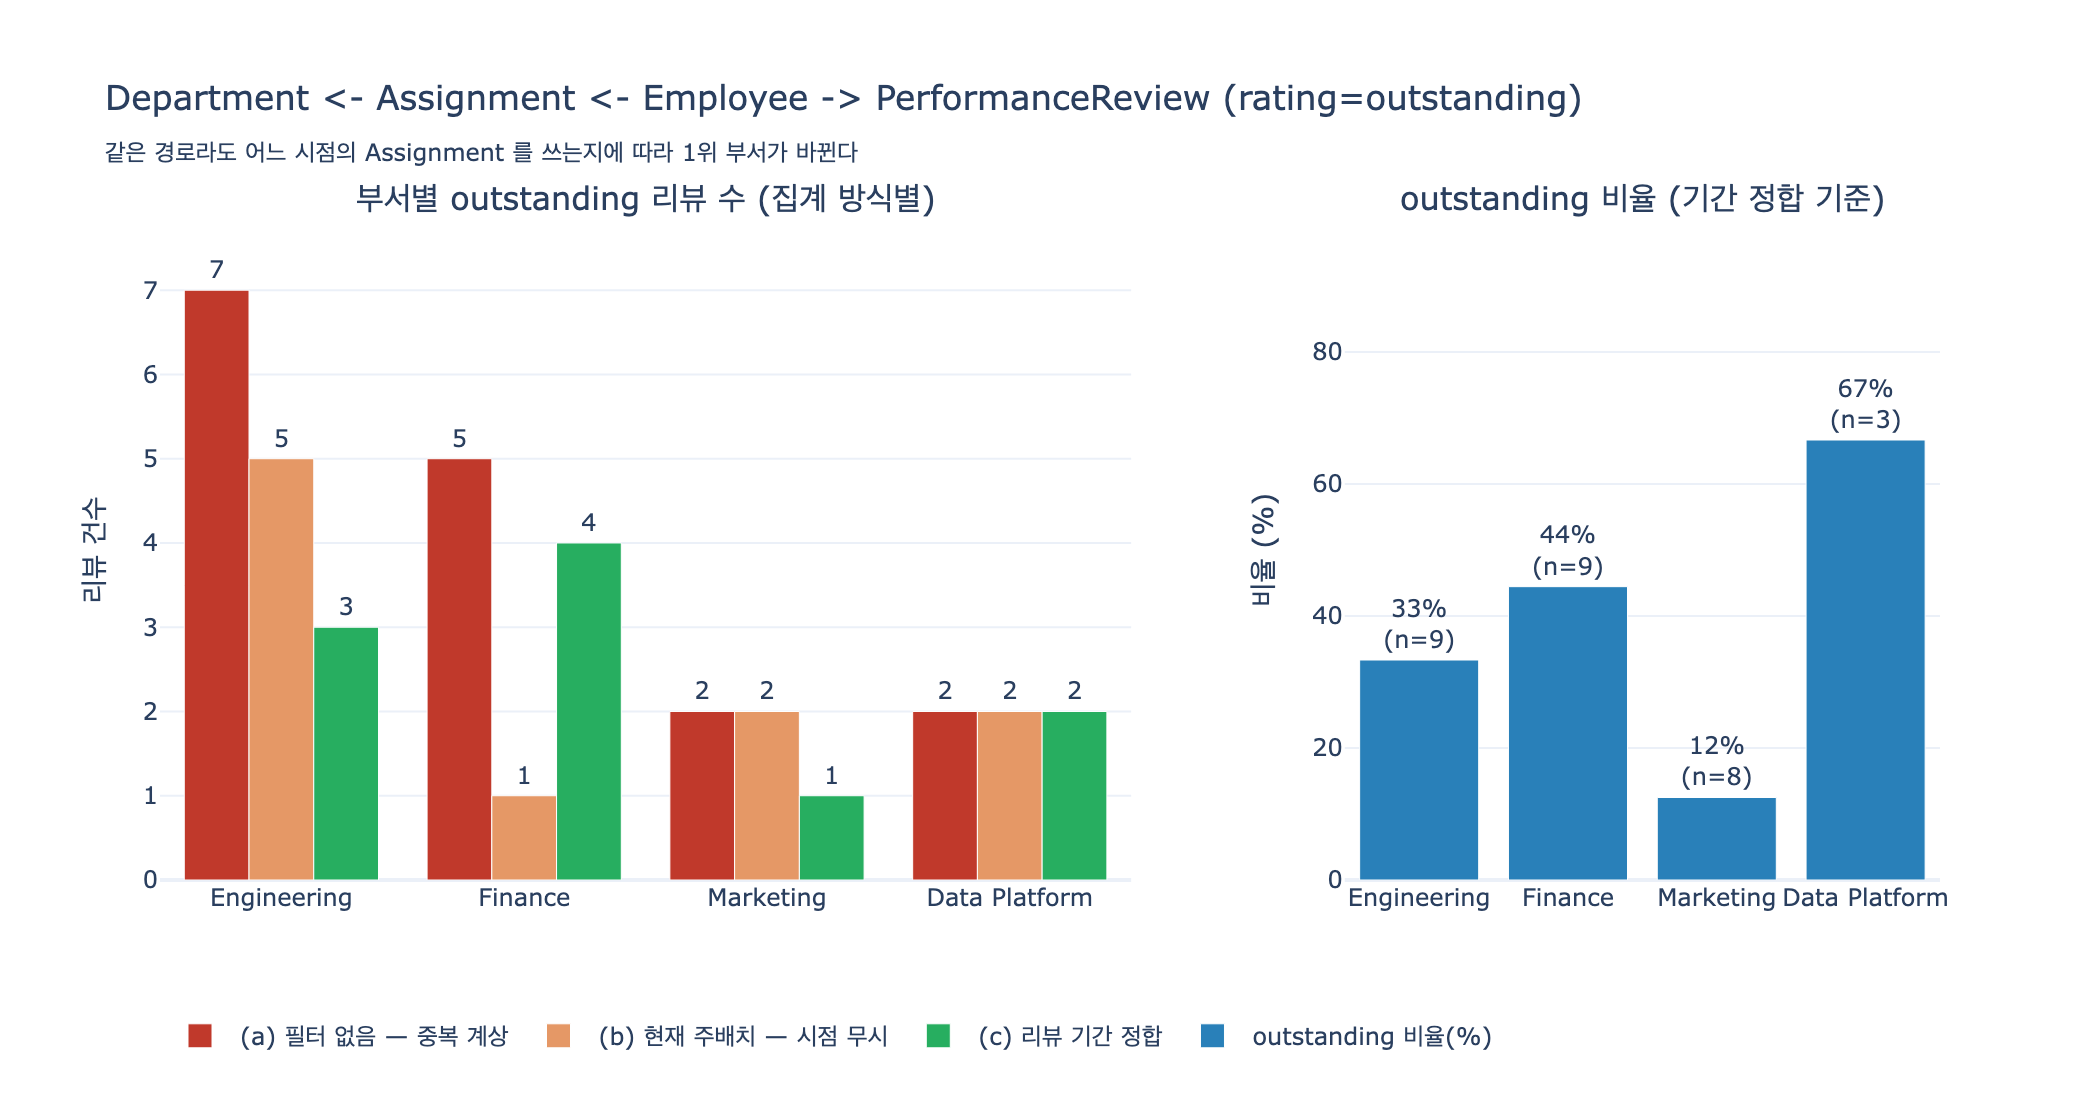

Write Python code to recreate this figure.
# %% [markdown]
# # `Department <- Assignment <- Employee -> PerformanceReview` 를 직접 걸어보기
#
# 필요 패키지: plotly, kaleido (마지막 시각화 셀에서만 사용)
#
# 질문: **"Which teams have many outstanding reviews?"**
#
# 아티클이 제시한 경로:
#
# ```
# Department <- Assignment <- Employee -> PerformanceReview   (rating=outstanding)
# ```
#
# 이 노트북은
#
# 1. 표준 라이브러리만으로 작은 HR 그래프를 만들고 (이동·겸직·진행중 배치 포함),
# 2. 인접 딕셔너리로 위 경로를 **그대로** 순회하고,
# 3. 시점 정합을 무시한 집계와 리뷰 시점 배치 기준 집계를 나란히 비교하고,
# 4. 부서 규모로 정규화한 outstanding 비율까지 계산한다.
#
# 날짜는 전부 하드코딩이라 몇 번 돌려도 같은 결과가 나온다.

# %%
# 필요 패키지: plotly, kaleido
from __future__ import annotations   # Python 3.9 에서도 date | None 표기를 쓰기 위해

import os
from collections import defaultdict
from dataclasses import dataclass
from datetime import date
from enum import Enum

import plotly.graph_objects as go
from plotly.subplots import make_subplots


def _show(fig):
    try:
        from IPython import get_ipython
        if get_ipython() is not None:
            fig.show()
    except ImportError:
        pass


# 오늘 날짜를 재현 가능하게 고정한다 (date.today() 를 쓰지 않는다)
AS_OF = date(2025, 9, 1)
print("as-of:", AS_OF)
# 출력: as-of: 2025-09-01

# %% [markdown]
# ## 1. 엔티티 정의 — 아티클의 5개 엔티티
#
# | 엔티티 | 식별자 | 이 노트북에서 쓰는 속성 |
# |---|---|---|
# | Employee | `employeeId` | `name`, `hireDate`, `jobLevel` |
# | Department | `departmentId` | `name` |
# | Position | `positionId` | `title`, `level` |
# | Assignment | `assignmentId` | `employeeId`, `departmentId`, `positionId`, `startDate`, `endDate`, `isPrimary` |
# | PerformanceReview | `reviewId` | `employeeId`, `reviewPeriod`, `rating`, `reviewDate` |
#
# Assignment 는 junction entity 라서 **외래 참조 3개 + 자기 속성**을 함께 들고 있다.
# PerformanceReview 는 Employee 만 참조한다 — **부서를 직접 모른다.** 이 사실이 경로 길이의 원인이다.

# %%
class Rating(str, Enum):
    OUTSTANDING = "outstanding"
    EXCEEDS = "exceeds"
    MEETS = "meets"
    NEEDS_IMPROVEMENT = "needs_improvement"


class JobLevel(str, Enum):
    JUNIOR = "junior"
    MID = "mid"
    SENIOR = "senior"


@dataclass(frozen=True)
class Department:
    departmentId: str
    name: str


@dataclass(frozen=True)
class Position:
    positionId: str
    title: str
    level: JobLevel


@dataclass(frozen=True)
class Employee:
    employeeId: str
    name: str
    hireDate: date
    jobLevel: JobLevel


@dataclass(frozen=True)
class Assignment:
    assignmentId: str
    employeeId: str
    departmentId: str
    positionId: str
    startDate: date
    endDate: date | None          # None = 진행중
    isPrimary: bool


@dataclass(frozen=True)
class PerformanceReview:
    reviewId: str
    employeeId: str
    reviewPeriod: str
    rating: Rating
    reviewDate: date


print("entities defined")
# 출력: entities defined

# %% [markdown]
# ## 2. 데이터 — 함정을 일부러 심어 둔다
#
# * **E005 정민재**: 2024년 내내 Finance, 2025-01-01 에 Engineering 으로 **이동**
# * **E006 강수아**: 2024-07-01 에 Finance → Marketing 으로 **이동**
# * **E007 윤채원**: Data Platform 주배치 + Engineering **겸직**(`isPrimary=False`)
# * 진행중 배치는 `endDate=None`

# %%
DEPARTMENTS = [
    Department("D-ENG", "Engineering"),
    Department("D-FIN", "Finance"),
    Department("D-MKT", "Marketing"),
    Department("D-DATA", "Data Platform"),
]

POSITIONS = [
    Position("P-SWE2", "Software Engineer II", JobLevel.MID),
    Position("P-SWE3", "Senior Software Engineer", JobLevel.SENIOR),
    Position("P-FA", "Financial Analyst", JobLevel.MID),
    Position("P-FM", "Finance Manager", JobLevel.SENIOR),
    Position("P-MKTS", "Marketing Specialist", JobLevel.JUNIOR),
    Position("P-DE", "Data Engineer", JobLevel.SENIOR),
]

EMPLOYEES = [
    Employee("E001", "김서준", date(2019, 3, 4), JobLevel.SENIOR),
    Employee("E002", "이하은", date(2020, 7, 1), JobLevel.MID),
    Employee("E003", "박도윤", date(2018, 1, 15), JobLevel.SENIOR),
    Employee("E004", "최지우", date(2022, 9, 1), JobLevel.JUNIOR),
    Employee("E005", "정민재", date(2019, 11, 11), JobLevel.SENIOR),
    Employee("E006", "강수아", date(2021, 4, 19), JobLevel.MID),
    Employee("E007", "윤채원", date(2020, 2, 3), JobLevel.SENIOR),
    Employee("E008", "임지호", date(2023, 6, 1), JobLevel.MID),
    Employee("E009", "한소율", date(2024, 2, 19), JobLevel.JUNIOR),
    Employee("E010", "오지훈", date(2022, 1, 10), JobLevel.MID),
]

ASSIGNMENTS = [
    Assignment("A01", "E001", "D-ENG", "P-SWE3", date(2019, 3, 4), None, True),
    Assignment("A02", "E002", "D-ENG", "P-SWE2", date(2020, 7, 1), None, True),
    Assignment("A03", "E003", "D-FIN", "P-FM", date(2018, 1, 15), None, True),
    Assignment("A04", "E004", "D-MKT", "P-MKTS", date(2022, 9, 1), None, True),
    # E005: Finance -> Engineering 이동
    Assignment("A05", "E005", "D-FIN", "P-FA", date(2019, 11, 11), date(2024, 12, 31), True),
    Assignment("A06", "E005", "D-ENG", "P-SWE3", date(2025, 1, 1), None, True),
    # E006: Finance -> Marketing 이동
    Assignment("A07", "E006", "D-FIN", "P-FA", date(2021, 4, 19), date(2024, 6, 30), True),
    Assignment("A08", "E006", "D-MKT", "P-MKTS", date(2024, 7, 1), None, True),
    # E007: Data Platform 주배치 + Engineering 겸직
    Assignment("A09", "E007", "D-DATA", "P-DE", date(2020, 2, 3), None, True),
    Assignment("A10", "E007", "D-ENG", "P-SWE3", date(2024, 7, 1), None, False),
    Assignment("A11", "E008", "D-MKT", "P-MKTS", date(2023, 6, 1), None, True),
    Assignment("A12", "E009", "D-ENG", "P-SWE2", date(2024, 2, 19), None, True),
    Assignment("A13", "E010", "D-FIN", "P-FA", date(2022, 1, 10), None, True),
]

# reviewPeriod 문자열 -> 실제 평가 대상 구간 (경계 포함)
PERIOD_WINDOW = {
    "2024-H1": (date(2024, 1, 1), date(2024, 6, 30)),
    "2024-H2": (date(2024, 7, 1), date(2024, 12, 31)),
    "2025-H1": (date(2025, 1, 1), date(2025, 6, 30)),
}
# 리뷰 문서가 실제로 작성/확정된 날 — 평가 구간보다 늘 뒤에 있다
PERIOD_REVIEW_DATE = {
    "2024-H1": date(2024, 7, 15),
    "2024-H2": date(2025, 1, 20),
    "2025-H1": date(2025, 7, 14),
}

_raw_reviews = [
    ("E001", "2024-H1", Rating.EXCEEDS),
    ("E001", "2024-H2", Rating.OUTSTANDING),
    ("E001", "2025-H1", Rating.OUTSTANDING),
    ("E002", "2024-H1", Rating.MEETS),
    ("E002", "2024-H2", Rating.MEETS),
    ("E002", "2025-H1", Rating.EXCEEDS),
    ("E003", "2024-H1", Rating.OUTSTANDING),
    ("E003", "2024-H2", Rating.EXCEEDS),
    ("E003", "2025-H1", Rating.MEETS),
    ("E004", "2024-H1", Rating.MEETS),
    ("E004", "2024-H2", Rating.NEEDS_IMPROVEMENT),
    ("E004", "2025-H1", Rating.MEETS),
    ("E005", "2024-H1", Rating.OUTSTANDING),
    ("E005", "2024-H2", Rating.OUTSTANDING),
    ("E005", "2025-H1", Rating.EXCEEDS),
    ("E006", "2024-H1", Rating.OUTSTANDING),
    ("E006", "2024-H2", Rating.MEETS),
    ("E006", "2025-H1", Rating.OUTSTANDING),
    ("E007", "2024-H1", Rating.EXCEEDS),
    ("E007", "2024-H2", Rating.OUTSTANDING),
    ("E007", "2025-H1", Rating.OUTSTANDING),
    ("E008", "2024-H1", Rating.MEETS),
    ("E008", "2024-H2", Rating.EXCEEDS),
    ("E008", "2025-H1", Rating.MEETS),
    ("E009", "2024-H2", Rating.MEETS),          # 2024-02 입사 -> 2024-H1 리뷰 없음
    ("E009", "2025-H1", Rating.OUTSTANDING),
    ("E010", "2024-H1", Rating.MEETS),
    ("E010", "2024-H2", Rating.MEETS),
    ("E010", "2025-H1", Rating.EXCEEDS),
]
REVIEWS = [
    PerformanceReview(f"R{i:03d}", emp, period, rating, PERIOD_REVIEW_DATE[period])
    for i, (emp, period, rating) in enumerate(_raw_reviews, start=1)
]

print(f"부서 {len(DEPARTMENTS)} / 직위 {len(POSITIONS)} / 직원 {len(EMPLOYEES)}"
      f" / 배치 {len(ASSIGNMENTS)} / 리뷰 {len(REVIEWS)}")
print("outstanding 리뷰 수:", sum(r.rating is Rating.OUTSTANDING for r in REVIEWS))
# 출력: 부서 4 / 직위 6 / 직원 10 / 배치 13 / 리뷰 29
# 출력: outstanding 리뷰 수: 10

# %% [markdown]
# ## 3. 인접 딕셔너리 — 화살표 방향 vs 순회 방향
#
# 스키마상 관계 방향은 아티클대로 이렇다.
#
# $$\text{Employee} \rightarrow \text{Assignment},\quad
#   \text{Assignment} \rightarrow \text{Department},\quad
#   \text{Employee} \rightarrow \text{PerformanceReview}$$
#
# 즉 **외래키를 들고 있는 쪽이 화살표의 출발점**이다. Assignment 행에 `employeeId`,
# `departmentId` 가 들어 있고, PerformanceReview 행에 `employeeId` 가 들어 있다.
#
# 그런데 질문은 `rating=outstanding` 이라는 **PerformanceReview 쪽 필터**로 시작한다.
# 그래서 실제 순회는 화살표를 **거슬러** 올라간다. 아티클 표기 `Department <- Assignment <- Employee`
# 의 `<-` 는 "스키마 화살표가 반대"라는 표시이고, 질의는 이걸 역방향 인덱스로 탄다.
# 따라서 인접 딕셔너리를 **양방향 모두** 만들어 둔다.

# %%
DEPT = {d.departmentId: d for d in DEPARTMENTS}
POS = {p.positionId: p for p in POSITIONS}
EMP = {e.employeeId: e for e in EMPLOYEES}
ASG = {a.assignmentId: a for a in ASSIGNMENTS}
REV = {r.reviewId: r for r in REVIEWS}

# 정방향 (스키마 화살표 방향)
emp_to_assignments: dict[str, list[str]] = defaultdict(list)   # Employee -> Assignment
emp_to_reviews: dict[str, list[str]] = defaultdict(list)       # Employee -> PerformanceReview
assignment_to_dept: dict[str, str] = {}                        # Assignment -> Department
assignment_to_pos: dict[str, str] = {}                         # Assignment -> Position

# 역방향 (질의가 실제로 타는 방향)
review_to_emp: dict[str, str] = {}                             # PerformanceReview <- Employee
assignment_to_emp: dict[str, str] = {}                         # Assignment <- Employee
dept_to_assignments: dict[str, list[str]] = defaultdict(list)  # Department <- Assignment

for a in ASSIGNMENTS:
    emp_to_assignments[a.employeeId].append(a.assignmentId)
    assignment_to_dept[a.assignmentId] = a.departmentId
    assignment_to_pos[a.assignmentId] = a.positionId
    assignment_to_emp[a.assignmentId] = a.employeeId
    dept_to_assignments[a.departmentId].append(a.assignmentId)

for r in REVIEWS:
    emp_to_reviews[r.employeeId].append(r.reviewId)
    review_to_emp[r.reviewId] = r.employeeId

print("E005 의 배치:", emp_to_assignments["E005"])
print("E005 의 리뷰:", emp_to_reviews["E005"])
print("E007 의 배치:", emp_to_assignments["E007"], "<- 겸직으로 2건")
print("D-ENG 로 들어오는 배치:", dept_to_assignments["D-ENG"])
# 출력: E005 의 배치: ['A05', 'A06']
# 출력: E005 의 리뷰: ['R013', 'R014', 'R015']
# 출력: E007 의 배치: ['A09', 'A10'] <- 겸직으로 2건
# 출력: D-ENG 로 들어오는 배치: ['A01', 'A02', 'A06', 'A10', 'A12']

# %% [markdown]
# ## 4. 경로를 그대로 걷는 순회 함수 — V자 구조
#
# Employee 는 두 갈래가 **만나는 유일한 교차점**이다.
#
# ```
#                 Employee                   <- 교차점 (pivot)
#                 /      \
#      Assignment          PerformanceReview  <- 두 갈래
#          |                     |
#      Department          rating=outstanding
# ```
#
# 경로 문자열 `Department <- Assignment <- Employee -> PerformanceReview` 는
# 선형처럼 보이지만 실제 모양은 **V**(또는 뒤집힌 V)다. 화살표가 Employee 에서
# 양쪽으로 나가고, 그 둘 사이에는 직접 관계가 없다. 부서와 평가를 잇는 유일한 접착제가
# Employee 라서, 이 노드를 반드시 통과해야 한다.
#
# 아래 `walk_path` 는 필터된 리뷰에서 출발해 pivot 을 거쳐 부서까지 4스텝을 밟고,
# 밟은 노드를 전부 기록한다.

# %%
def walk_path(rating: Rating = Rating.OUTSTANDING, assignment_filter=None):
    """PerformanceReview(rating) -> Employee -> Assignment -> Department 로 4스텝 순회.

    assignment_filter(assignment, review) -> bool 로 어떤 배치를 인정할지 갈아끼운다.
    반환: (review, employee, assignment, department) 튜플 리스트 = 경로 흔적(trail).
    """
    trails = []
    # 스텝 1: PerformanceReview 에서 rating 필터 (경로의 오른쪽 끝)
    for r in REVIEWS:
        if r.rating is not rating:
            continue
        # 스텝 2: 리뷰 -> Employee 로 되짚기 (화살표 역방향)
        e = EMP[review_to_emp[r.reviewId]]
        # 스텝 3: Employee -> Assignment (화살표 정방향, 1:N 이라 팬아웃)
        for aid in emp_to_assignments[e.employeeId]:
            a = ASG[aid]
            if assignment_filter is not None and not assignment_filter(a, r):
                continue
            # 스텝 4: Assignment -> Department
            d = DEPT[assignment_to_dept[a.assignmentId]]
            trails.append((r, e, a, d))
    return trails


def fmt(trail):
    r, e, a, d = trail
    end = a.endDate.isoformat() if a.endDate else "진행중"
    tag = "primary" if a.isPrimary else "겸직"
    return (f"{d.name:<14} <- {a.assignmentId}({a.startDate}~{end},{tag}) <- "
            f"{e.name}({e.employeeId}) -> {r.reviewId}[{r.reviewPeriod},{r.rating.value}]")


raw = walk_path()                              # 아무 필터 없이 경로만 따라간다
print("경로 흔적 개수:", len(raw), "(outstanding 리뷰는 10건인데?)")
print()
for t in raw:
    if t[1].employeeId in ("E005", "E007"):
        print(fmt(t))
# 출력: 경로 흔적 개수: 16 (outstanding 리뷰는 10건인데?)
# 출력:
# 출력: Finance        <- A05(2019-11-11~2024-12-31,primary) <- 정민재(E005) -> R013[2024-H1,outstanding]
# 출력: Engineering    <- A06(2025-01-01~진행중,primary) <- 정민재(E005) -> R013[2024-H1,outstanding]
# 출력: Finance        <- A05(2019-11-11~2024-12-31,primary) <- 정민재(E005) -> R014[2024-H2,outstanding]
# 출력: Engineering    <- A06(2025-01-01~진행중,primary) <- 정민재(E005) -> R014[2024-H2,outstanding]
# 출력: Data Platform  <- A09(2020-02-03~진행중,primary) <- 윤채원(E007) -> R020[2024-H2,outstanding]
# 출력: Engineering    <- A10(2024-07-01~진행중,겸직) <- 윤채원(E007) -> R020[2024-H2,outstanding]
# 출력: Data Platform  <- A09(2020-02-03~진행중,primary) <- 윤채원(E007) -> R021[2025-H1,outstanding]
# 출력: Engineering    <- A10(2024-07-01~진행중,겸직) <- 윤채원(E007) -> R021[2025-H1,outstanding]

# %% [markdown]
# 리뷰는 10건인데 흔적은 16개다. **Employee -> Assignment 가 1:N** 이라
# 스텝 3에서 팬아웃이 일어나고, 같은 리뷰 1건이 여러 부서로 복제된다.
#
# $$|\text{trail}| = \sum_{r \in R_{\text{outstanding}}} \bigl|\text{assignments}(\text{emp}(r))\bigr|$$
#
# 원인은 두 가지다.
#
# * **이동**: E005 의 2024년 리뷰가 옛 부서(Finance)와 새 부서(Engineering)에 **둘 다** 붙는다.
# * **겸직**: E007 의 리뷰가 주배치(Data Platform)와 겸직(Engineering)에 **둘 다** 붙는다.
#
# 경로를 문자 그대로만 따라가면 이렇게 된다. 필터가 필요하다.

# %% [markdown]
# ## 5. 집계 세 가지 — 어느 시점의 배치를 쓸 것인가
#
# | 방식 | 필터 | 의미 |
# |---|---|---|
# | (a) 필터 없음 | 없음 | 경로를 문자 그대로 순회. 중복 계상 |
# | (b) 현재 주배치 | `isPrimary=True and endDate is None` | "지금 이 팀에 있는 사람들의 과거 성적" |
# | (c) 리뷰 기간 정합 | Assignment 구간이 `reviewPeriod` 구간과 겹치고 primary | "그 성과가 실제로 난 팀" |
# | (d) reviewDate 정합 | `startDate <= reviewDate <= endDate` | 흔한 실수 — 리뷰 확정일은 평가 구간보다 뒤다 |

# %%
def overlap_days(a: Assignment, start: date, end: date) -> int:
    a_end = a.endDate or date(9999, 12, 31)
    lo, hi = max(a.startDate, start), min(a_end, end)
    return (hi - lo).days + 1 if lo <= hi else 0


def f_none(a, r):
    return True


def f_current_primary(a, r):
    return a.isPrimary and (a.endDate is None or a.endDate >= AS_OF)


def f_period_primary(a, r):
    start, end = PERIOD_WINDOW[r.reviewPeriod]
    return a.isPrimary and overlap_days(a, start, end) > 0


def f_review_date(a, r):
    return a.isPrimary and a.startDate <= r.reviewDate and (a.endDate is None or a.endDate >= r.reviewDate)


def aggregate(assignment_filter, dedupe_best_overlap=False):
    """부서별 outstanding 리뷰 수. dedupe_best_overlap=True 면 리뷰 1건당 배치 1개만 인정."""
    trails = walk_path(Rating.OUTSTANDING, assignment_filter)
    if dedupe_best_overlap:
        best: dict[str, tuple] = {}
        for t in trails:
            r, e, a, d = t
            start, end = PERIOD_WINDOW[r.reviewPeriod]
            score = overlap_days(a, start, end)
            if r.reviewId not in best or score > best[r.reviewId][0]:
                best[r.reviewId] = (score, t)
        trails = [t for _, t in best.values()]
    counts = {d.departmentId: 0 for d in DEPARTMENTS}
    for _, _, _, d in trails:
        counts[d.departmentId] += 1
    return counts, trails


agg_none, tr_none = aggregate(f_none)
agg_cur, tr_cur = aggregate(f_current_primary)
agg_period, tr_period = aggregate(f_period_primary, dedupe_best_overlap=True)
agg_rdate, tr_rdate = aggregate(f_review_date)

hdr = f"{'부서':<16}{'(a)필터없음':>12}{'(b)현재주배치':>14}{'(c)기간정합':>12}{'(d)reviewDate':>14}"
print(hdr)
for d in DEPARTMENTS:
    print(f"{d.name:<16}{agg_none[d.departmentId]:>12}{agg_cur[d.departmentId]:>14}"
          f"{agg_period[d.departmentId]:>12}{agg_rdate[d.departmentId]:>14}")
print(f"{'합계':<16}{sum(agg_none.values()):>12}{sum(agg_cur.values()):>14}"
      f"{sum(agg_period.values()):>12}{sum(agg_rdate.values()):>14}  (정답 총합 10)")
# 출력: 부서                   (a)필터없음      (b)현재주배치     (c)기간정합 (d)reviewDate
# 출력: Engineering                7             5           3             4
# 출력: Finance                    5             1           4             2
# 출력: Marketing                  2             2           1             2
# 출력: Data Platform              2             2           2             2
# 출력: 합계                        16            10          10            10  (정답 총합 10)

# %% [markdown]
# ## 6. 어느 직원 때문에 답이 갈리는가
#
# (b)현재 주배치와 (c)기간 정합의 차이를 리뷰 단위로 뽑아 범인을 지목한다.

# %%
by_rev_cur = {t[0].reviewId: t for t in tr_cur}
by_rev_period = {t[0].reviewId: t for t in tr_period}

print("리뷰ID  직원        기간      (b)현재주배치 부서 -> (c)기간정합 부서")
for rid in sorted(set(by_rev_cur) | set(by_rev_period)):
    dc = by_rev_cur[rid][3].name if rid in by_rev_cur else "(없음)"
    dp = by_rev_period[rid][3].name if rid in by_rev_period else "(없음)"
    if dc != dp:
        e = EMP[REV[rid].employeeId]
        print(f"{rid}   {e.name}({e.employeeId})  {REV[rid].reviewPeriod}   {dc:<14} -> {dp}")
# 출력: 리뷰ID  직원        기간      (b)현재주배치 부서 -> (c)기간정합 부서
# 출력: R013   정민재(E005)  2024-H1   Engineering    -> Finance
# 출력: R014   정민재(E005)  2024-H2   Engineering    -> Finance
# 출력: R016   강수아(E006)  2024-H1   Marketing      -> Finance

# %% [markdown]
# 이동한 직원의 과거 성과가 **새 부서의 실적으로 잘못 귀속**되는 지점이다.
# Assignment 의 `startDate`/`endDate` 와 리뷰의 `reviewPeriod` 를 맞추지 않으면
# "이 팀이 잘한다"는 결론이 사실은 "이 팀이 잘하는 사람을 데려왔다"일 수 있다.
#
# (d) reviewDate 기준도 위험하다. 리뷰 확정일은 평가 구간보다 **뒤**에 있어서,
# 구간 종료와 확정일 사이에 이동이 일어나면 그 리뷰가 새 부서로 넘어간다.

# %%
print("이동 직후 확정된 리뷰의 귀속:")
for rid in sorted(set(by_rev_period)):
    r = REV[rid]
    dp = by_rev_period[rid][3].name
    dd = next((t[3].name for t in tr_rdate if t[0].reviewId == rid), "(없음)")
    if dp != dd:
        s, e_ = PERIOD_WINDOW[r.reviewPeriod]
        print(f"  {rid} {EMP[r.employeeId].name}: 평가구간 {s}~{e_}, 확정일 {r.reviewDate}"
              f" | 기간정합={dp} / reviewDate={dd}")
# 출력: 이동 직후 확정된 리뷰의 귀속:
# 출력:   R014 정민재: 평가구간 2024-07-01~2024-12-31, 확정일 2025-01-20 | 기간정합=Finance / reviewDate=Engineering
# 출력:   R016 강수아: 평가구간 2024-01-01~2024-06-30, 확정일 2024-07-15 | 기간정합=Finance / reviewDate=Marketing

# %% [markdown]
# ## 7. 겸직 중복 계상
#
# `isPrimary` 를 무시하면 겸직 직원의 리뷰가 두 부서에 동시에 잡힌다.
# (c)에서는 `isPrimary=True` + 겹침 최대 배치 1개만 인정해 중복을 없앴다.

# %%
dup = defaultdict(list)
for r, e, a, d in tr_none:
    dup[(r.reviewId, e.employeeId)].append((d.name, "primary" if a.isPrimary else "겸직"))
print("리뷰 1건이 2개 이상 부서로 복제된 사례:")
for (rid, eid), lst in sorted(dup.items()):
    if len(lst) > 1:
        print(f"  {rid} {EMP[eid].name}({eid}) {REV[rid].reviewPeriod}: {lst}")
# 출력: 리뷰 1건이 2개 이상 부서로 복제된 사례:
# 출력:   R013 정민재(E005) 2024-H1: [('Finance', 'primary'), ('Engineering', 'primary')]
# 출력:   R014 정민재(E005) 2024-H2: [('Finance', 'primary'), ('Engineering', 'primary')]
# 출력:   R016 강수아(E006) 2024-H1: [('Finance', 'primary'), ('Marketing', 'primary')]
# 출력:   R018 강수아(E006) 2025-H1: [('Finance', 'primary'), ('Marketing', 'primary')]
# 출력:   R020 윤채원(E007) 2024-H2: [('Data Platform', 'primary'), ('Engineering', '겸직')]
# 출력:   R021 윤채원(E007) 2025-H1: [('Data Platform', 'primary'), ('Engineering', '겸직')]
#
# 앞의 4건은 '이동'(같은 primary 지만 시점이 다름), 뒤 2건은 '겸직'(같은 시점, primary/부차)이다.
# 원인이 다르므로 처방도 다르다: 이동 -> 날짜 정합, 겸직 -> isPrimary(또는 배분 가중치).

# %% [markdown]
# ## 8. 절대 개수 대신 비율 — 부서 규모 보정
#
# 질문의 "many"를 절대 개수로 읽으면 **큰 부서가 항상 이긴다.**
# 부서 $D$ 에 귀속된 리뷰 전체를 $N_D$, 그중 outstanding 을 $O_D$ 라 하면
#
# $$\text{outstanding 비율}(D) = \frac{O_D}{N_D}$$
#
# 가 규모에 중립적이다. 단, $N_D$ 가 작으면 비율이 극단으로 튀므로 표본 크기를 함께 봐야 한다.
# 아래는 기간 정합 기준으로 **전체 리뷰**를 부서에 귀속시킨 뒤 비율을 낸다.

# %%
def dept_of_review(r: PerformanceReview) -> str | None:
    """리뷰 기간과 가장 많이 겹치는 primary 배치의 부서."""
    start, end = PERIOD_WINDOW[r.reviewPeriod]
    best, best_score = None, 0
    for aid in emp_to_assignments[r.employeeId]:
        a = ASG[aid]
        if not a.isPrimary:
            continue
        score = overlap_days(a, start, end)
        if score > best_score:
            best, best_score = a.departmentId, score
    return best


total_by_dept = {d.departmentId: 0 for d in DEPARTMENTS}
for r in REVIEWS:
    did = dept_of_review(r)
    if did:
        total_by_dept[did] += 1

headcount = {d.departmentId: 0 for d in DEPARTMENTS}
for a in ASSIGNMENTS:
    if a.isPrimary and (a.endDate is None or a.endDate >= AS_OF):
        headcount[a.departmentId] += 1

ratio = {}
print(f"{'부서':<16}{'현재인원':>8}{'귀속리뷰':>8}{'outstanding':>12}{'비율':>8}")
for d in DEPARTMENTS:
    did = d.departmentId
    n, o = total_by_dept[did], agg_period[did]
    ratio[did] = o / n if n else 0.0
    print(f"{d.name:<16}{headcount[did]:>8}{n:>8}{o:>12}{ratio[did]:>8.1%}")
# 출력: 부서                  현재인원    귀속리뷰 outstanding      비율
# 출력: Engineering            4       9           3   33.3%
# 출력: Finance                2       9           4   44.4%
# 출력: Marketing              3       8           1   12.5%
# 출력: Data Platform          1       3           2   66.7%

# %%
rank_cnt = sorted(DEPARTMENTS, key=lambda d: -agg_period[d.departmentId])
rank_ratio = sorted(DEPARTMENTS, key=lambda d: -ratio[d.departmentId])
print("절대 개수 순위:", " > ".join(f"{d.name}({agg_period[d.departmentId]})" for d in rank_cnt))
print("비율 순위    :", " > ".join(f"{d.name}({ratio[d.departmentId]:.0%})" for d in rank_ratio))
print("naive(b) 1위:", max(DEPARTMENTS, key=lambda d: agg_cur[d.departmentId]).name)
print("정합(c) 1위 :", max(DEPARTMENTS, key=lambda d: agg_period[d.departmentId]).name)
# 출력: 절대 개수 순위: Finance(4) > Engineering(3) > Data Platform(2) > Marketing(1)
# 출력: 비율 순위    : Data Platform(67%) > Finance(44%) > Engineering(33%) > Marketing(12%)
# 출력: naive(b) 1위: Engineering
# 출력: 정합(c) 1위 : Finance
#
# 세 가지 답이 모두 다르다:
#   시점 무시 -> Engineering, 시점 정합 -> Finance, 비율 -> Data Platform(단 n=3)

# %% [markdown]
# 비율도 만능은 아니다. Data Platform 은 현재 인원 1명, 귀속 리뷰 3건으로 66.7% 가 나왔다.
# $n=3$ 에서의 비율은 리뷰 1건만 바뀌어도 33%p 씩 흔들린다. 실무에서는 최소 표본 컷
# (예: $N_D \ge 10$)이나 이항 비율 신뢰구간(Wilson score)을 함께 붙여야 순위가 의미를 갖는다.
#
# $$\text{Wilson 하한} = \frac{\hat{p} + \frac{z^2}{2n} - z\sqrt{\frac{\hat{p}(1-\hat{p})}{n} + \frac{z^2}{4n^2}}}{1 + \frac{z^2}{n}}$$
#
# ## 9. 시각화 — 같은 경로, 세 가지 답
#
# 왼쪽: 부서별 outstanding 개수를 세 집계 방식으로 나란히.
# 오른쪽: 기간 정합 기준 outstanding **비율**(귀속 리뷰 대비).

# %%
names = [d.name for d in DEPARTMENTS]
ids = [d.departmentId for d in DEPARTMENTS]

fig = make_subplots(
    rows=1, cols=2, column_widths=[0.62, 0.38], horizontal_spacing=0.12,
    subplot_titles=("부서별 outstanding 리뷰 수 (집계 방식별)",
                    "outstanding 비율 (기간 정합 기준)"),
)

series = [
    ("(a) 필터 없음 — 중복 계상", agg_none, "#c0392b"),
    ("(b) 현재 주배치 — 시점 무시", agg_cur, "#e59866"),
    ("(c) 리뷰 기간 정합", agg_period, "#27ae60"),
]
for label, agg, color in series:
    vals = [agg[i] for i in ids]
    fig.add_trace(
        go.Bar(x=names, y=vals, name=label, marker_color=color,
               text=vals, textposition="outside", cliponaxis=False),
        row=1, col=1,
    )

pct = [ratio[i] * 100 for i in ids]
fig.add_trace(
    go.Bar(x=names, y=pct, name="outstanding 비율(%)", marker_color="#2980b9",
           text=[f"{p:.0f}%<br>(n={total_by_dept[i]})" for p, i in zip(pct, ids)],
           textposition="outside", cliponaxis=False, showlegend=True),
    row=1, col=2,
)

fig.update_yaxes(title_text="리뷰 건수", row=1, col=1, rangemode="tozero")
fig.update_yaxes(title_text="비율 (%)", row=1, col=2, range=[0, 100],
                 tickvals=[0, 20, 40, 60, 80])
fig.update_layout(
    title="Department &lt;- Assignment &lt;- Employee -&gt; PerformanceReview (rating=outstanding)"
          "<br><sub>같은 경로라도 어느 시점의 Assignment 를 쓰는지에 따라 1위 부서가 바뀐다</sub>",
    barmode="group", template="plotly_white",
    legend=dict(orientation="h", yanchor="bottom", y=-0.28, x=0),
    width=1050, height=560, margin=dict(t=110, b=120),
)
_show(fig)

png_path = os.path.join(os.path.dirname(os.path.abspath(__file__)), "expy.png")
fig.write_image(png_path, scale=2)
print("saved:", os.path.basename(png_path), os.path.exists(png_path))
# 출력: saved: expy.png True

# %% [markdown]
# ## 10. 정리 — 왜 이 경로가 가장 긴가
#
# 아티클의 예시 질의 4개를 스텝 수로 세어 보자.
#
# | 질문 | 경로 | 엔티티 수 |
# |---|---|---|
# | 활성 아닌 배치? | `Assignment` | 1 |
# | 역할 변경 직원? | `Employee -> Assignment -> Position` | 3 |
# | 시니어 많은 부서? | `Department <- Assignment <- Employee` | 3 |
# | **outstanding 많은 팀?** | `Department <- Assignment <- Employee -> PerformanceReview` | **4** |
#
# 이유는 단순하다. **PerformanceReview 는 Department 를 모른다.**
# 평가는 사람에게 붙고(`Employee -> PerformanceReview`), 부서 소속도 사람에게 붙는다
# (`Employee -> Assignment -> Department`). 두 사실을 잇는 유일한 노드가 Employee 이고,
# 그 사이에 junction entity Assignment 가 한 칸 더 끼어 있다.
#
# 그리고 그 Assignment 가 **시간 축**을 들고 있기 때문에, 경로가 길어진 만큼
# "언제의 소속인가"라는 질문이 따라붙는다. 경로 표기는 한 줄이지만 실제 구현에서 정해야 할 것은
#
# 1. `isPrimary` — 겸직을 어떻게 셀 것인가
# 2. `startDate`/`endDate` vs `reviewPeriod` — 어느 시점의 소속인가
# 3. 절대 개수 vs 비율 — 부서 규모를 보정할 것인가
#
# 세 가지다. 온톨로지가 주는 것은 **경로**이고, 정책은 여전히 사람이 정해야 한다.
